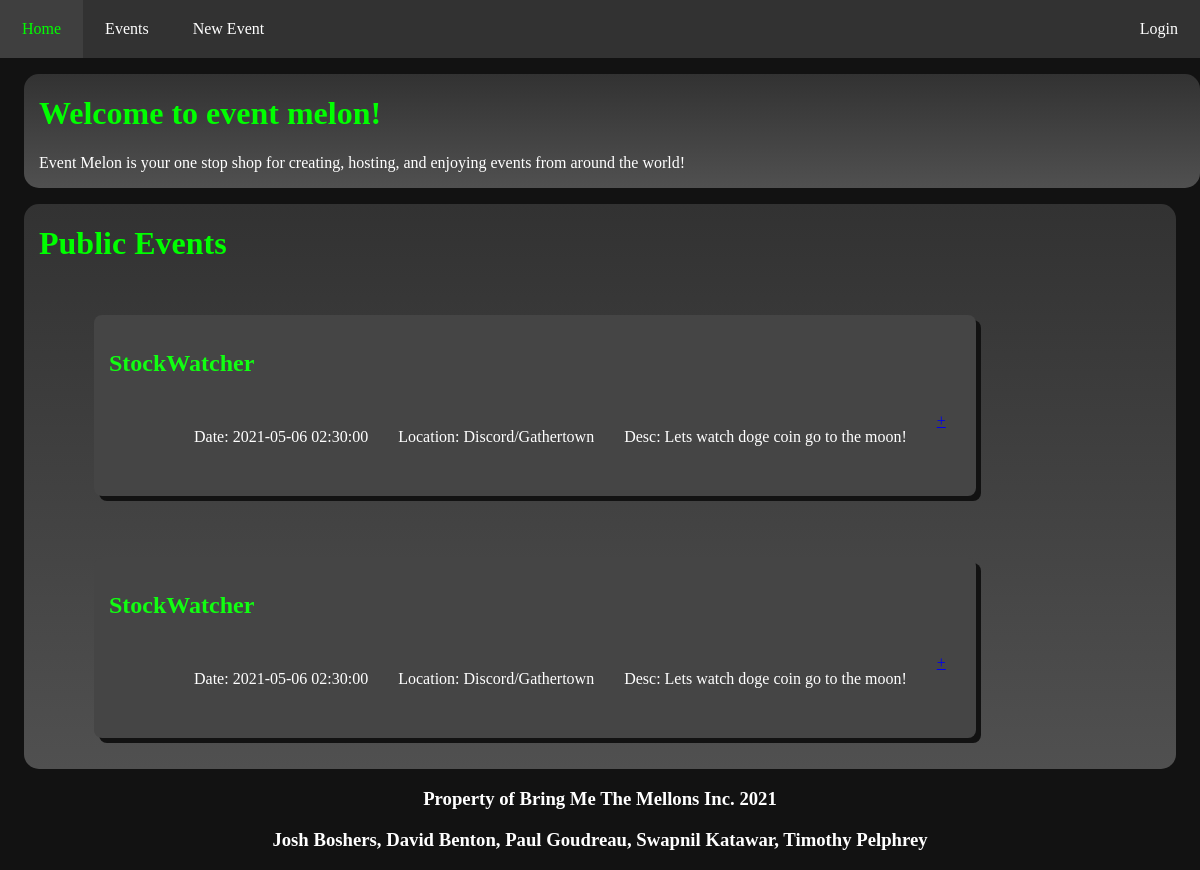
/index, run on the app's committed database.
### database/models.py (models this page shows, shortened)
class Event(db.Model):
    id = db.Column('id', db.Integer, primary_key=True)
    host_id = db.Column(db.Integer, db.ForeignKey('user.id'), nullable=False)
    name = db.Column('name', db.String(100), nullable=False)
    is_private = db.Column('is_private', db.Boolean, default=False, nullable=False)
    location = db.Column('location', db.String(200), nullable=False)
    start_time = db.Column('start_time', db.DateTime, nullable=False)
    end_time = db.Column('end_time', db.DateTime)
    image = db.Column('image', db.String(50))
    description = db.Column('description', db.VARCHAR, nullable=False)
    rsvps = db.relationship('RSVP', backref='event', cascade='all, delete-orphan', lazy=True)

### app.py (the view)
@app.route('/')
@app.route('/index')
def index():
    events = db.session.query(Event).filter_by(is_private=False).all()
    return render_template('index.html', events=events)

### templates/index.html (shortened to what this page needs)
<!DOCTYPE html>
<html>
  <head>
      <link rel="stylesheet" href="{{ url_for('static', filename='css/main.css') }}">
  </head>
  <body>
        <nav>
        <ul id="navbar">
          <li><a class="nav-link" href="/index"> Home </a></li>
          <li><a class="nav-link"  href="/events"> Events </a></li>
          <li><a class="nav-link"  href="/events/new"> New Event </a></li>
            {% if session['user'] %}
            <div class="nav-right">
            <li><a class="nav-link" id="login"  href="/logout"> Logout </a></li>
            </div>
            {% else %}
            <div class="nav-right">
            <li><a class="nav-link" id="login"  href="/login"> Login </a></li>
            </div>
            {% endif %}
        </ul>
        </nav>
  <div class="row">
    <div class="spacer"></div>
    <div class="event_frame_r">
      <h1>Welcome to event melon!</h1>
      <p>Event Melon is your one stop shop for creating, hosting, and enjoying events from around the world!</p>
    </div>
  </div>
  <div class="row">
    <div class="spacer"></div>
    <div class="event_frame_r">
    <h1> Public Events </h1>
    {% for event in events %}
    <ul class="event_list">
    <li>
        <div class="public_event">
            <h2> {{event.name}}</h2>
            <ul class="event_info">
                <li calss="info">
                </li>
                <li class="info">
                    <p> Date: {{event.start_time}}</p>
                </li>
                <li class="info">
                    <p> Location: {{event.location}}</p>
                </li>
                <li class="info">
                    <p> Desc: {{event.description}}</p>
                </li>
                <li class="info"><a href="events/{{event.id}}"> +</a></li>
            </ul>
        </div>
    </li>
    </ul>
    {%endfor%}
    </div>
    <div class="spacer"></div>
  </div>
    <div class="footer">
        <h3>Property of Bring Me The Mellons Inc. 2021</h3>
        <h3>Josh Boshers, David Benton, Paul Goudreau, Swapnil Katawar, Timothy Pelphrey</h3>
    </div>
  </body>
</html>

### static/css/main.css (style rules this page uses)
body { background-color: #111111; margin: 0px; background-color: #121212 }
#navbar { list-style-type: none; background-color: #323232; margin:0; padding:0; overflow: hidden; }
.nav-right { float:right; }
li { float:left; }
.nav-link { text-decoration: none; display: block; color: white; text-align: center; padding: 20px 22px; background-color: #323232; vertical-align: center; float: right; }
.footer { background-color: #323232 position: fixed; bottom: 0; left:0; width: 100%; text-align: center; }
.event_frame_r { background-image: linear-gradient( to bottom, #323232, #505050); flex:50%; border-radius:15px; padding-left: 15px; padding-right: 15px; overflow-y: auto; }
.spacer { width: 2%; }
p { color: white; }
h1 { color:#00FF00; }
h2 { color:#11FF11; }
h3 { color:white; }
.public_event { background-color: #454545; border-radius: 8px; padding:15px; box-shadow: 5px 5px #121212; }
.row { display: flex; float:left width:50%; height: 90%; }
.event_list { display: inline; float: left; list-style-type: none; }
.event_list li { padding: 15px; }
.event_info { list-style-type: none; display: inline-block; }
.info { padding-left: 20px; }

### data on the page
Event: name "StockWatcher", start_time "2021-05-06 02:30:00", location "Discord/Gathertown", description "Lets watch doge coin go to the moon!"
Event: name "StockWatcher", start_time "2021-05-06 02:30:00", location "Discord/Gathertown", description "Lets watch doge coin go to the moon!"
